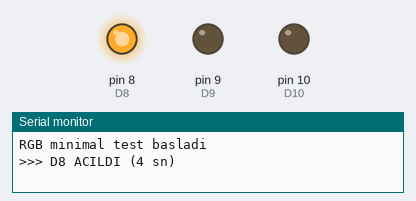
The sketch below on a simulated Arduino Uno, built with avr-gcc and run on an emulated ATmega328P. Shown: output pins drawn as LEDs (lit = HIGH), the last lines printed to the serial monitor.

Above: at 2.0 s.
At 6.0 s:
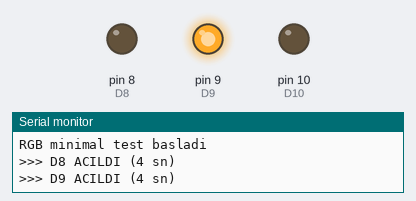
At 10.0 s:
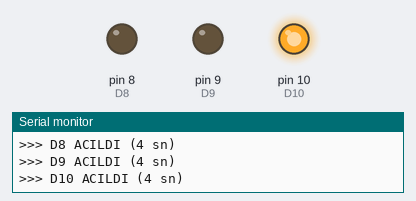
Timing chart, 0 to 15.6 s (numbered marks = the images above):
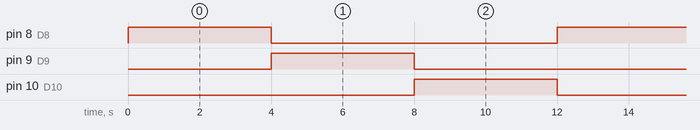

Measured:
- by itself, pin 8 (D8), pin 9 (D9), pin 10 (D10): alternates HIGH for 4.0 s and LOW for 8.0 s
- by itself, everything shown: repeats every 12.0 s, in 3 steps

The sketch:

04-rgb.ino
```cpp
const int D8 = 8;
const int D9 = 9;
const int D10 = 10;

void setup() {
  pinMode(D8, OUTPUT);
  pinMode(D9, OUTPUT);
  pinMode(D10, OUTPUT);
  Serial.begin(9600);
  Serial.println("RGB minimal test basladi");
}

void loop() {
  digitalWrite(D8, LOW);
  digitalWrite(D9, LOW);
  digitalWrite(D10, LOW);

  Serial.println(">>> D8 ACILDI (4 sn)");
  digitalWrite(D8, HIGH);
  delay(4000);

  digitalWrite(D8, LOW);
  Serial.println(">>> D9 ACILDI (4 sn)");
  digitalWrite(D9, HIGH);
  delay(4000);

  digitalWrite(D9, LOW);
  Serial.println(">>> D10 ACILDI (4 sn)");
  digitalWrite(D10, HIGH);
  delay(4000);
}
```
